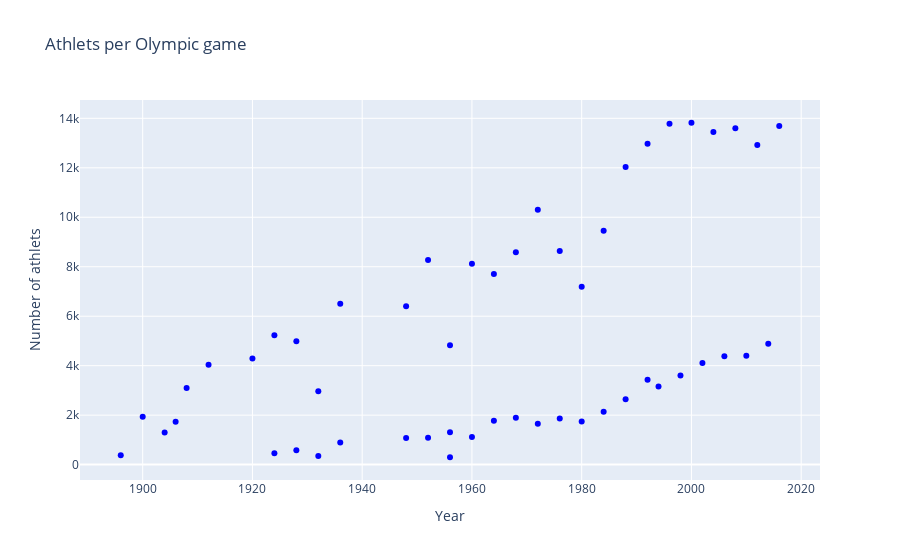

This figure's notebook cell:
### Code cell
trace = go.Scatter(
    x = df['Year'],
    y = df['Athlets'],
    name="Athlets per Olympic game",
    marker=dict(
        color="Blue",
    ),
    mode = "markers"
)
data = [trace]
layout = dict(title = 'Athlets per Olympic game',
          xaxis = dict(title = 'Year', showticklabels=True), 
          yaxis = dict(title = 'Number of athlets'),
          hovermode = 'closest'
         )
fig = dict(data=data, layout=layout)
iplot(fig, filename='events-athlets1')

### Figure 1 — Plotly figure (JSON) as saved in the notebook; plotly's stock layout.template omitted (floating-point values rounded to 4 significant figures)
{"data": [{"marker": {"color": "Blue"}, "mode": "markers", "name": "Athlets per Olympic game", "x": [1896, 1900, 1904, 1906, 1908, 1912, 1920, 1924, 1924, 1928, 1928, 1932, 1932, 1936, 1936, 1948, 1948, 1952, 1952, 1956, 1956, 1956, 1960, 1960, 1964, 1964, 1968, 1968, 1972, 1972, 1976, 1976, 1980, 1980, 1984, 1984, 1988, 1988, 1992, 1992, 1994, 1996, 1998, 2000, 2002, 2004, 2006, 2008, 2010, 2012, 2014, 2016], "y": [380, 1936, 1301, 1733, 3101, 4040, 4292, 460, 5233, 4992, 582, 352, 2969, 6506, 895, 6405, 1075, 8270, 1088, 1307, 4829, 298, 8119, 1116, 1778, 7702, 1891, 8588, 10304, 1655, 1861, 8641, 1746, 7191, 9454, 2134, 2639, 12037, 3436, 12977, 3160, 13780, 3605, 13821, 4109, 13443, 4382, 13602, 4402, 12920, 4891, 13688], "type": "scatter"}], "layout": {"hovermode": "closest", "title": {"text": "Athlets per Olympic game"}, "xaxis": {"showticklabels": true, "title": {"text": "Year"}, "type": "linear", "range": [1889.0, 2023.0], "autorange": true}, "yaxis": {"title": {"text": "Number of athlets"}, "type": "linear", "range": [-692.5, 14810.0], "autorange": true}, "autosize": true}}
